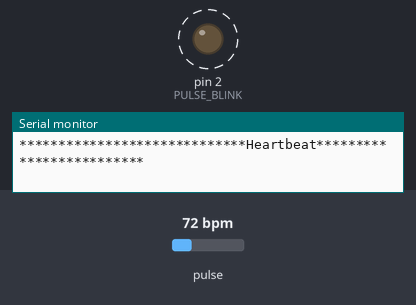
A sketch run on a simulated Arduino Uno, built with avr-gcc and run on an emulated ATmega328P. Parts: output pins drawn as LEDs (lit = HIGH), the last lines printed to the serial monitor. Dashed ring = blinking. The test bench sets the inputs (shaded band); at power-on: pulse 72 bpm.

Above: at 1.2 s.
1.3 s: pulse set to 42 bpm
At 2.8 s:
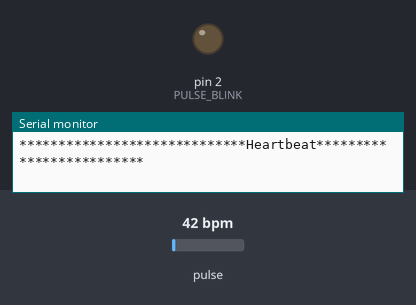
3.7 s: pulse set to 100 bpm
At 4.41 s:
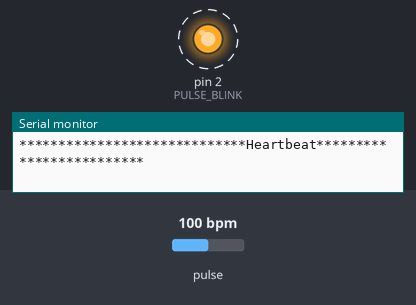
Timing chart, 0 to 12.7 s (numbered marks = the images above; inputs shaded):
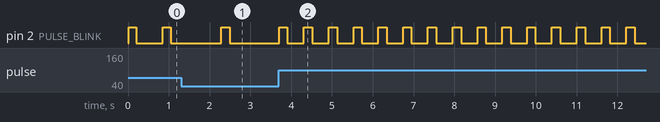

The sketch:

PulseSensor_BPM_Alternative.ino
```cpp
// (licence header left out)
/*
   Every Sketch that uses the PulseSensor Playground must
   define USE_ARDUINO_INTERRUPTS before including PulseSensorPlayground.h.
   Here, #define USE_ARDUINO_INTERRUPTS false tells the library to
   not use interrupts to read data from the PulseSensor.

   If you want to use interrupts, simply change the line below
   to read:
     #define USE_ARDUINO_INTERRUPTS true

   Set US_PS_INTERRUPTS to false if either
   1) Your Arduino platform's interrupts aren't yet supported
   by PulseSensor Playground, or
   2) You don't wish to use interrupts because of the side effects.

   NOTE: if US_PS_INTERRUPTS is false, your Sketch must
   call pulse.sawNewSample() at least once every 2 milliseconds
   to accurately read the PulseSensor signal.
*/
#define USE_ARDUINO_INTERRUPTS false
#include <PulseSensorPlayground.h>

/*
   The format of our output.

   Set this to PROCESSING_VISUALIZER if you're going to run
    the Processing Visualizer Sketch.
    See https://github.com/WorldFamousElectronics/PulseSensor_Amped_Processing_Visualizer

   Set this to SERIAL_PLOTTER if you're going to run
    the Arduino IDE's Serial Plotter.
*/
const int OUTPUT_TYPE = SERIAL_PLOTTER;

/*
   Pinout:
     PULSE_INPUT = Analog Input. Connected to the pulse sensor
      purple (signal) wire.
     PULSE_BLINK = digital Output. Connected to an LED (and 220 ohm resistor)
      that will flash on each detected pulse.
     PULSE_FADE = digital Output. PWM pin onnected to an LED (and resistor)
      that will smoothly fade with each pulse.
      NOTE: PULSE_FADE must be a pin that supports PWM.
       If USE_INTERRUPTS is true, Do not use pin 9 or 10 for PULSE_FADE,
       because those pins' PWM interferes with the sample timer.
*/
const int PULSE_INPUT = 36;
const int PULSE_BLINK = 2;    // Pin 13 is the on-board LED
const int PULSE_FADE = 5;
const int THRESHOLD = 2000;   // Adjust this number to avoid noise when idle

/*
   samplesUntilReport = the number of samples remaining to read
   until we want to report a sample over the serial connection.

   We want to report a sample value over the serial port
   only once every 20 milliseconds (10 samples) to avoid
   doing Serial output faster than the Arduino can send.
*/
byte samplesUntilReport;
const byte SAMPLES_PER_SERIAL_SAMPLE = 10;

/*
   All the PulseSensor Playground functions.
*/
PulseSensorPlayground pulseSensor;

void setup() {
  /*
     Use 115200 baud because that's what the Processing Sketch expects to read,
     and because that speed provides about 11 bytes per millisecond.

     If we used a slower baud rate, we'd likely write bytes faster than
     they can be transmitted, which would mess up the timing
     of readSensor() calls, which would make the pulse measurement
     not work properly.
  */
  Serial.begin(115200);

  // Configure the PulseSensor manager.
  pulseSensor.analogInput(PULSE_INPUT);
  pulseSensor.blinkOnPulse(PULSE_BLINK);
  pulseSensor.fadeOnPulse(PULSE_FADE);

  pulseSensor.setSerial(Serial);
  pulseSensor.setOutputType(OUTPUT_TYPE);
  pulseSensor.setThreshold(THRESHOLD);

  // Skip the first SAMPLES_PER_SERIAL_SAMPLE in the loop().
  samplesUntilReport = SAMPLES_PER_SERIAL_SAMPLE;

  // Now that everything is ready, start reading the PulseSensor signal.
  if (!pulseSensor.begin()) {
    /*
       PulseSensor initialization failed,
       likely because our Arduino platform interrupts
       aren't supported yet.

       If your Sketch hangs here, try changing USE_PS_INTERRUPT to false.
    */
    for(;;) {
      // Flash the led to show things didn't work.
      digitalWrite(PULSE_BLINK, LOW);
      delay(50);
      digitalWrite(PULSE_BLINK, HIGH);
      delay(50);
    }
  }
}

void loop() {

  /*
     See if a sample is ready from the PulseSensor.

     If USE_INTERRUPTS is true, the PulseSensor Playground
     will automatically read and process samples from
     the PulseSensor.

     If USE_INTERRUPTS is false, this call to sawNewSample()
     will, if enough time has passed, read and process a
     sample (analog voltage) from the PulseSensor.
  */
  if (pulseSensor.sawNewSample()) {
    /*
       Every so often, send the latest Sample.
       We don't print every sample, because our baud rate
       won't support that much I/O.
    */
    if (--samplesUntilReport == (byte) 0) {
      samplesUntilReport = SAMPLES_PER_SERIAL_SAMPLE;

      pulseSensor.outputSample();

      /*
         At about the beginning of every heartbeat,
         report the heart rate and inter-beat-interval.
      */
      if (pulseSensor.sawStartOfBeat()) {
        Serial.println("*****************************Heartbeat*************************");
        pulseSensor.outputBeat();
      }
    }

    /*******
      Here is a good place to add code that could take up
      to a millisecond or so to run.
    *******/
  }

  /******
     Don't add code here, because it could slow the sampling
     from the PulseSensor.
  ******/
}
```

Measured:
- after the input at 3.7 s, pin 2 (PULSE_BLINK): alternates HIGH for 0.20 s and LOW for 0.40 s, starting after 0.61 s
